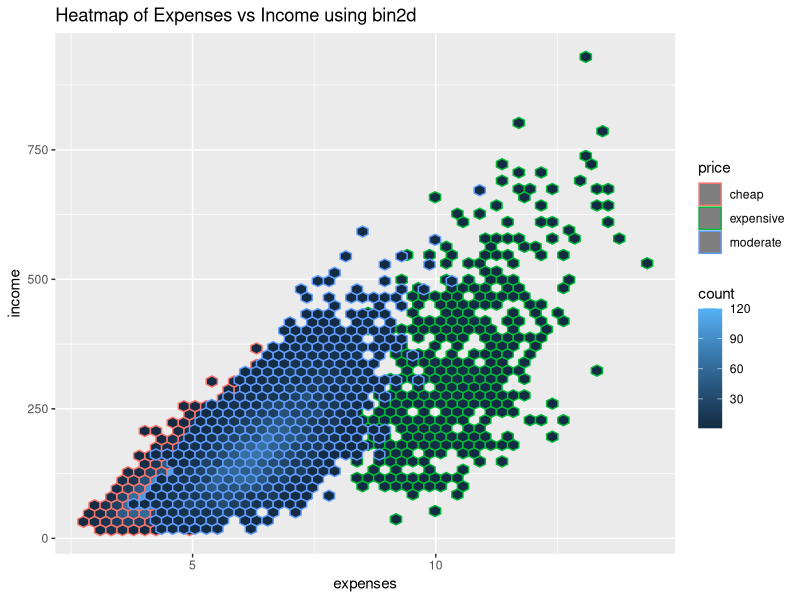

Write the R code that produced this figure.
## ---- chunk 1
library(tidyverse)
library(ggplot2)
library(ggthemes)

# Read the sales dataset
sales <- read.csv("../data/sales.csv") # Make sure data/sales.csv exists!

# Create a price category
price <- ifelse(sales$unit.price > 14, "expensive", "moderate")
price[sales$unit.price < 9] <- "cheap"

# Plot heatmap
ggplot(sales) + 
  aes(x = expenses, y = income, color = price) + 
  geom_hex(bins = 50) +
  ggtitle("Heatmap of Expenses vs Income using bin2d")
